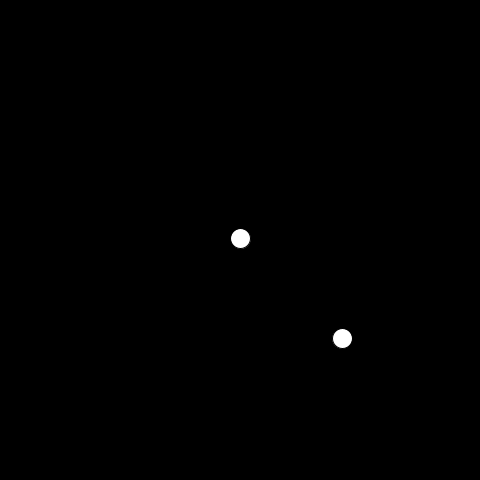
Frame 1 (no input)
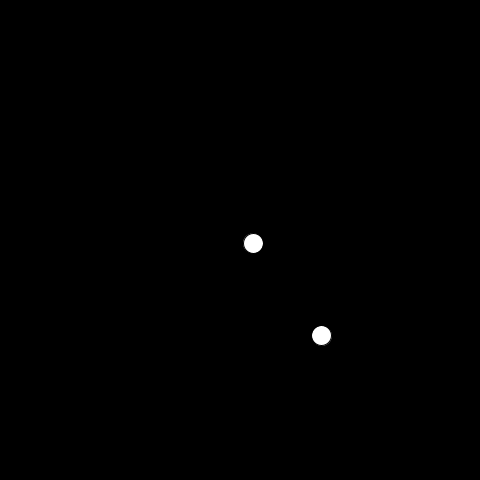
Frame 60 (the mouse pressed at the canvas centre just before this capture)
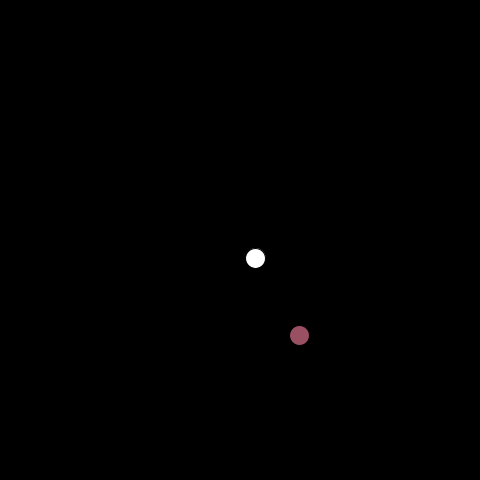
Frame 120 (the mouse held since frame 60 and released just before this capture)

The Processing sketch that drew these frames (run headless with seeded random() and noise(); from frame 60 on, the mouse is pressed at the canvas centre):

// Processing sketch: Ex_10_01
// ── Ex_10_01.pde
JitterBug bug; // Declare object
JitterBug bug2; // Declare object


void setup() {
  size(480, 480);
  // Create object and pass in parameters
  bug = new JitterBug(width/2, height/2, 20);
  bug2 = new JitterBug(100+ width/2, 100+ height/2, 20);
}

void draw() {
  background(0);
  bug.move();
  bug.display();
  
  bug2.move();
  bug2.display();
}

void mousePressed(){
  bug2.cambiaColor();
}


class JitterBug {

  float x;
  float y;
  int diameter;
  float speed = 2.5;
  color bugColor;

  JitterBug(float tempX, float tempY, int tempDiameter) {
    x = tempX;
    y = tempY;
    diameter = tempDiameter;
    
    bugColor = color (255, 255, 255);
  }

  void move() {
    x += random(-speed, speed);
    y += random(-speed, speed);
  }

  void display() {
    fill(bugColor);
    ellipse(x, y, diameter, diameter);
  }
  
  void cambiaColor(){
    bugColor = color(random(200), random(200), random(200));
  }
}
